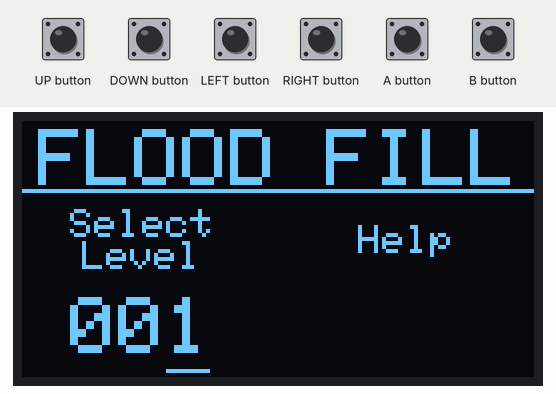
Recording of a sketch running on a simulated Arduboy, built with avr-gcc and run on an emulated ATmega32U4. On the bench: 128×64 one-colour display. The inputs (shaded band) are chosen by the test bench. Random numbers use the default seed unless the sketch sets one; EEPROM starts erased.

Above: at 1.2 s.
1.3 s: UP button pressed for 0.15 s
At 1.6 s:
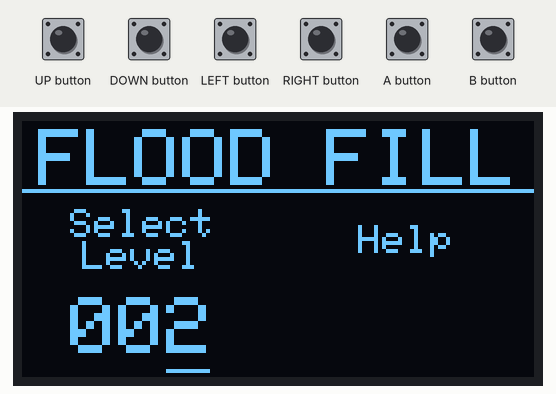
2.9 s: A button pressed for 0.15 s
At 4.1 s:
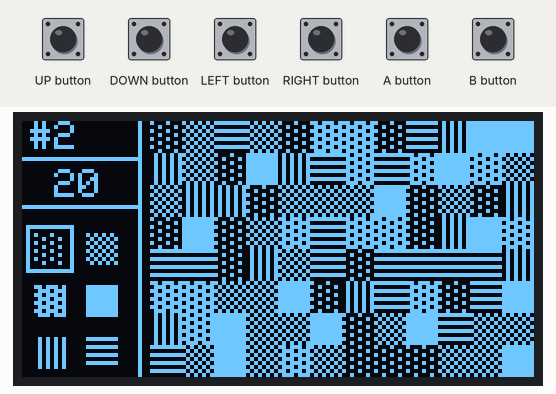
4.5 s: DOWN button pressed for 0.15 s
At 5.7 s:
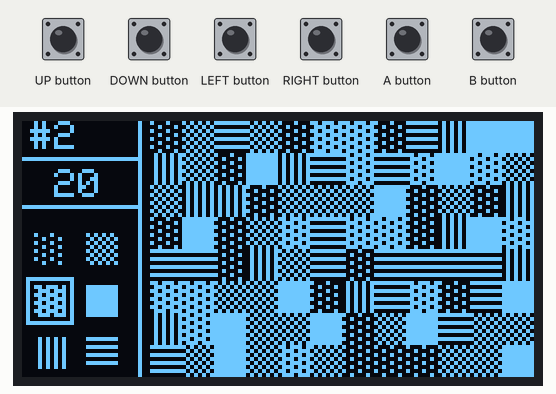
6.1 s: RIGHT button pressed for 0.15 s
At 7.2 s:
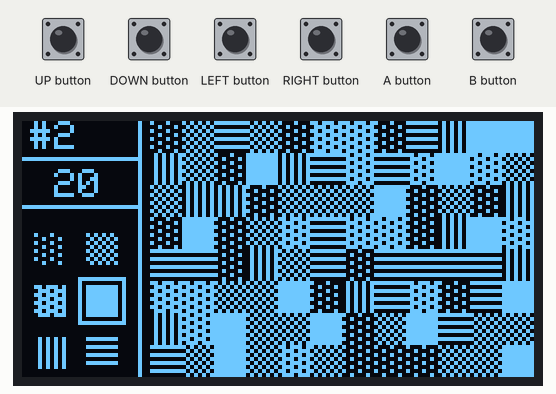
7.7 s: UP button pressed for 1 s
At 8.6 s:
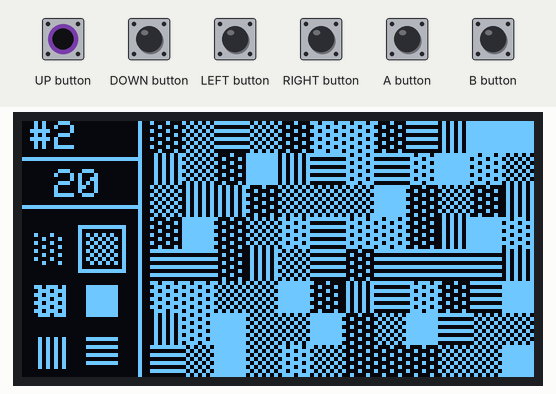
10.2 s: A button pressed for 1 s
At 10.9 s:
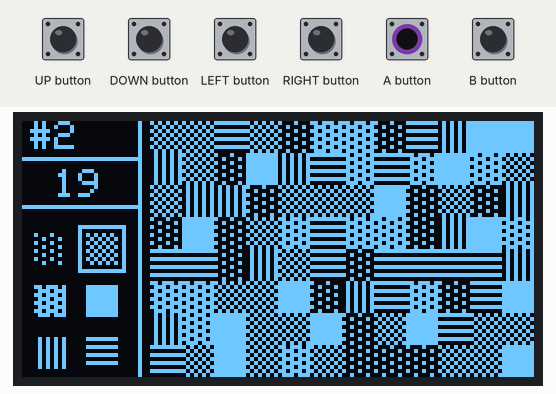
Timing chart, 0 to 13.2 s (numbered marks = the images above; inputs shaded):
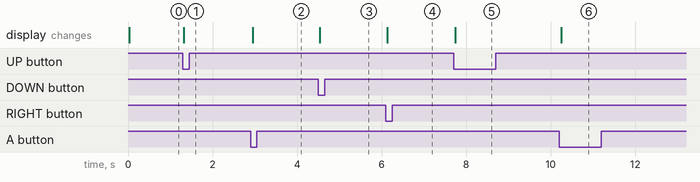

The sketch:

arduboy_floodfill.ino
```cpp
//====================================================================================
// Flood Fill
//  by Gary Franz
//
// v1.0.0 - Dec 17, 2016 - Initial Version
// v1.1.0 - Dec 22, 2016 - Save last level to eeprom. New tiles for better visibility.
//                         Fixed faulty logic used to determine flooded tiles.
//                         Increased stack size, found a level that was needing to exceed it.
// v1.1.1 - Dec 22, 2016 - Added Help screen to display QR code that links to github page.
//                         Changed title screen to make it quicker to change levels.
//
//====================================================================================

#include <Arduboy2.h>
#include <EEPROM.h>

//read on arduboy community site to have a unique save location
#define SAVE (EEPROM_STORAGE_SPACE_START + 353) //fld-353

//the maximum size for the stack used in the flood fill algorithm
//some levels bugged out a little when the stack size was set around 100-128
//this is probably overkill at 220, but level 167 would reach max stack size of 192
static const int MAXSTACK PROGMEM = 220;

//total number of levels
static const int MAXLEVEL PROGMEM = 999;

//seems to be challenging on some levels
//at least requires you to think instead of just randomly selecting tiles
static const int MOVES PROGMEM = 20;

//game states
static const int TITLE PROGMEM = 0;
static const int GAME PROGMEM = 1;
static const int WIN PROGMEM = 2;
static const int LOSE PROGMEM = 3;
static const int HELP PROGMEM = 4;

//board setup
static const int SCREENWIDTH PROGMEM = 128;
static const int TILEWIDTH PROGMEM = 8;
static const int TILEHEIGHT PROGMEM = 8;
static const int NUMBERTILESHORIZONTAL PROGMEM = 12;
static const int NUMBERTILESVERTICAL PROGMEM = 8;
static const int SELECTORSIZE PROGMEM = 12;

//different shapes/patterns/tiles
const unsigned char PATTERN1[] PROGMEM = {
  0x55, 0x00, 0xaa, 0x00, 0x55, 0x00, 0xaa, 0x00,
};
const unsigned char PATTERN2[] PROGMEM = {
  0x55, 0xaa, 0x55, 0xaa, 0x55, 0xaa, 0x55, 0xaa,
};
const unsigned char PATTERN3[] PROGMEM = {
  0x55, 0xff, 0xaa, 0xff, 0x55, 0xff, 0xaa, 0xff,
};
const unsigned char PATTERN4[] PROGMEM = {
  0xff, 0xff, 0xff, 0xff, 0xff, 0xff, 0xff, 0xff,
};
const unsigned char PATTERN5[] PROGMEM = {
  0x00, 0xff, 0x00, 0xff, 0x00, 0xff, 0x00, 0xff,
};
const unsigned char PATTERN6[] PROGMEM = {
  0x55, 0x55, 0x55, 0x55, 0x55, 0x55, 0x55, 0x55,
};

const unsigned char SADFACE[] PROGMEM = {
  0x00, 0x00, 0xc0, 0xe0, 0x30, 0x18, 0xc, 0xc, 0x6, 0x6,
  0x6, 0x6, 0x6, 0x6, 0x6, 0x6, 0xc, 0xc, 0x18, 0x30, 0xe0,
  0xc0, 0x00, 0x00, 0x00, 0xff, 0xff, 0x00, 0x00, 0x00, 0x00,
  0x7, 0x7, 0x7, 0x00, 0x00, 0x00, 0x00, 0x7, 0x7, 0x7, 0x00,
  0x00, 0x00, 0x00, 0xff, 0xff, 0x00, 0x00, 0x00, 0x3, 0x7,
  0xc, 0x18, 0x30, 0x31, 0x61, 0x61, 0x61, 0x61, 0x61, 0x61,
  0x61, 0x61, 0x31, 0x30, 0x18, 0xc, 0x7, 0x3, 0x00, 0x00,
};

const unsigned char HAPPYFACE[] PROGMEM = {
  0x00, 0x00, 0xc0, 0xe0, 0x30, 0x18, 0xc, 0xc, 0x6, 0x6, 0x6,
  0x6, 0x6, 0x6, 0x6, 0x6, 0xc, 0xc, 0x18, 0x30, 0xe0, 0xc0,
  0x00, 0x00, 0x00, 0xff, 0xff, 0x00, 0x00, 0x00, 0x40, 0x87,
  0x7, 0x7, 0x00, 0x00, 0x00, 0x00, 0x7, 0x7, 0x87, 0x40, 0x00,
  0x00, 0x00, 0xff, 0xff, 0x00, 0x00, 0x00, 0x3, 0x7, 0xc, 0x18,
  0x30, 0x30, 0x61, 0x61, 0x61, 0x61, 0x61, 0x61, 0x61, 0x61,
  0x30, 0x30, 0x18, 0xc, 0x7, 0x3, 0x00, 0x00,
};

const unsigned char QRCODE[] PROGMEM = {

  0xff, 0xff, 0xff, 0x7, 0x7, 0xe7, 0xe7, 0x67, 0x67, 0x67, 0x67, 0x67, 0x67,
  0xe7, 0xe7, 0x7, 0x7, 0xff, 0xff, 0x67, 0x67, 0x1f, 0x1f, 0x7, 0x7, 0x9f,
  0x9f, 0x87, 0x87, 0x7, 0x7, 0x67, 0x67, 0xe7, 0xe7, 0x7, 0x7, 0x87, 0x87,
  0x7f, 0x7f, 0xe7, 0xe7, 0x87, 0x87, 0xff, 0xff, 0x7, 0x7, 0xe7, 0xe7, 0x67,
  0x67, 0x67, 0x67, 0x67, 0x67, 0xe7, 0xe7, 0x7, 0x7, 0xff, 0xff, 0xff, 0xff,
  0xff, 0xff, 0x00, 0x00, 0x7f, 0x7f, 0x60, 0x60, 0x60, 0x60, 0x60, 0x60, 0x7f,
  0x7f, 0x00, 0x00, 0xff, 0xff, 0x60, 0x60, 0xf8, 0xf8, 0x18, 0x18, 0x87, 0x87,
  0x61, 0x61, 0xf8, 0xf8, 0x00, 0x00, 0xe7, 0xe7, 0x60, 0x60, 0x81, 0x81, 0x1e,
  0x1e, 0x87, 0x87, 0x19, 0x19, 0xff, 0xff, 0x00, 0x00, 0x7f, 0x7f, 0x60, 0x60,
  0x60, 0x60, 0x60, 0x60, 0x7f, 0x7f, 0x00, 0x00, 0xff, 0xff, 0xff, 0xff, 0xff,
  0xff, 0x86, 0x86, 0x6, 0x6, 0x66, 0x66, 0x6, 0x6, 0x9e, 0x9e, 0xfe, 0xfe, 0x66,
  0x66, 0x1f, 0x1f, 0x6, 0x6, 0x7f, 0x7f, 0x00, 0x00, 0x67, 0x67, 0x00, 0x00, 0x9f,
  0x9f, 0xe0, 0xe0, 0xe1, 0xe1, 0x80, 0x80, 0xe1, 0xe1, 0xe6, 0xe6, 0x87, 0x87, 0x98,
  0x98, 0x67, 0x67, 0x9e, 0x9e, 0x1e, 0x1e, 0x86, 0x86, 0xe6, 0xe6, 0x66, 0x66, 0x7e,
  0x7e, 0x86, 0x86, 0xff, 0xff, 0xff, 0xff, 0xff, 0xff, 0x19, 0x19, 0x9e, 0x9e, 0x80,
  0x80, 0x6, 0x6, 0x19, 0x19, 0x19, 0x19, 0x66, 0x66, 0x9e, 0x9e, 0x18, 0x18, 0xe0,
  0xe0, 0xe0, 0xe0, 0x1e, 0x1e, 0x86, 0x86, 0x81, 0x81, 0x7, 0x7, 0x81, 0x81, 0x99,
  0x99, 0x87, 0x87, 0xff, 0xff, 0x1f, 0x1f, 0x79, 0x79, 0xf8, 0xf8, 0x19, 0x19, 0xfe,
  0xfe, 0xf9, 0xf9, 0xe7, 0xe7, 0x6, 0x6, 0x1e, 0x1e, 0x19, 0x19, 0xff, 0xff, 0xff,
  0xff, 0xff, 0xff, 0x78, 0x78, 0x9f, 0x9f, 0xe7, 0xe7, 0xfe, 0xfe, 0xe6, 0xe6, 0x6,
  0x6, 0x66, 0x66, 0x19, 0x19, 0xf8, 0xf8, 0x61, 0x61, 0x1, 0x1, 0xf8, 0xf8, 0x7f,
  0x7f, 0x67, 0x67, 0x78, 0x78, 0x19, 0x19, 0xe1, 0xe1, 0x1f, 0x1f, 0xe7, 0xe7, 0xe0,
  0xe0, 0x60, 0x60, 0xf9, 0xf9, 0x78, 0x78, 0x19, 0x19, 0x61, 0x61, 0x87, 0x87, 0x1e,
  0x1e, 0x80, 0x80, 0xfe, 0xfe, 0xff, 0xff, 0xff, 0xff, 0xff, 0xff, 0x7e, 0x7e, 0x67,
  0x67, 0x67, 0x67, 0x79, 0x79, 0x61, 0x61, 0x60, 0x60, 0x66, 0x66, 0xfe, 0xfe, 0x99,
  0x99, 0x9e, 0x9e, 0x00, 0x00, 0x1, 0x1, 0xf8, 0xf8, 0xfe, 0xfe, 0xe6, 0xe6, 0xfe,
  0xfe, 0x81, 0x81, 0x80, 0x80, 0xe7, 0xe7, 0x7f, 0x7f, 0x6, 0x6, 0xe7, 0xe7, 0x60, 0x60,
  0xe0, 0xe0, 0x00, 0x00, 0x7, 0x7, 0x80, 0x80, 0x1f, 0x1f, 0x9f, 0x9f, 0xff, 0xff, 0xff,
  0xff, 0xff, 0xff, 0x00, 0x00, 0xfe, 0xfe, 0x6, 0x6, 0x6, 0x6, 0x6, 0x6, 0xfe, 0xfe, 0x00,
  0x00, 0xff, 0xff, 0x1f, 0x1f, 0x1, 0x1, 0x86, 0x86, 0xe6, 0xe6, 0x1, 0x1, 0xe1, 0xe1, 0x7,
  0x7, 0x81, 0x81, 0x81, 0x81, 0x67, 0x67, 0x67, 0x67, 0x9e, 0x9e, 0x60, 0x60, 0x87, 0x87,
  0xe6, 0xe6, 0x7, 0x7, 0x80, 0x80, 0x98, 0x98, 0x67, 0x67, 0xfe, 0xfe, 0x7, 0x7, 0xff,
  0xff, 0xff, 0xff, 0xff, 0xff, 0xe0, 0xe0, 0xe7, 0xe7, 0xe6, 0xe6, 0xe6, 0xe6, 0xe6, 0xe6,
  0xe7, 0xe7, 0xe0, 0xe0, 0xff, 0xff, 0xe0, 0xe0, 0xe0, 0xe0, 0xe1, 0xe1, 0xff, 0xff, 0xf8,
  0xf8, 0xe7, 0xe7, 0xfe, 0xfe, 0xf9, 0xf9, 0xff, 0xff, 0xfe, 0xfe, 0xe6, 0xe6, 0xe7, 0xe7,
  0xe0, 0xe0, 0xe1, 0xe1, 0xe7, 0xe7, 0xf8, 0xf8, 0xff, 0xff, 0xf9, 0xf9, 0xfe, 0xfe, 0xe1,
  0xe1, 0xfe, 0xfe, 0xff, 0xff, 0xff,

};

Arduboy2 arduboy;

int countTotalFlood;
int countTotalMoves;
int level;

char buttonAvailable;
char arrowAvailable;
char newTile;
char originalTile;
char state;
char titleSelection;

char gameTiles[NUMBERTILESHORIZONTAL][NUMBERTILESVERTICAL];
char floodedTiles[NUMBERTILESHORIZONTAL][NUMBERTILESVERTICAL];

struct point {
  char x;
  char y;
};
typedef struct point POINT;

struct stack {
  POINT stk[MAXSTACK];
  int top;
};
typedef struct stack STACK;
STACK floodStack;

//===================================== SETUP =====================================
void setup() {

  arduboy.begin();
  arduboy.clear();

  arduboy.setFrameRate(60); //not sure if this is needed or should be different for this game

  //make sure we start out with buttons available to be pressed
  buttonAvailable = 1;
  arrowAvailable = 1;

  // hundreds-0, tenths-1, ones-2, help button-3
  titleSelection = 2;

  newTile = 0;
  originalTile = 0;
  state = TITLE; //start the game out on the title screen

  EEPROM.get(SAVE, level);
  if(level > MAXLEVEL) {
    level = MAXLEVEL;
  }
  if(level < 1) {
    level = 1;
  }

}

//===================================== LOOP =====================================
void loop() {

  if(!arduboy.nextFrame()) {
    return;
  }

  arduboy.clear();

  //what screen/state do we need to display?
  switch (state) {

  case HELP:

    if (((arduboy.pressed(A_BUTTON) || arduboy.pressed(B_BUTTON)) && buttonAvailable == 1) ||
        ((arduboy.pressed(UP_BUTTON) || arduboy.pressed(DOWN_BUTTON) || arduboy.pressed(LEFT_BUTTON) || arduboy.pressed(RIGHT_BUTTON)) && arrowAvailable == 1)){

      buttonAvailable = 0;
      arrowAvailable = 0;
      state = TITLE;

    }

    arduboy.drawBitmap(32, 0, QRCODE, 64, 64, WHITE);

    break; //HELP

  case TITLE:

    if (arduboy.pressed(A_BUTTON) && buttonAvailable == 1) {
      //start the game or view help, depends on selection

      buttonAvailable = 0;

      if (titleSelection == 3) {
        //show help
        state = HELP;

      } else {
        //start game
        state = GAME;

        EEPROM.put(SAVE, level);

        setupNewGame();
      }


    }

    if (arduboy.pressed(UP_BUTTON) == true && arrowAvailable == 1) {
      //increment the level based on cursor

      arrowAvailable = 0;

      switch(titleSelection) {
        case 0:
          //increment hundreds
          if (level + 100 <= MAXLEVEL) {
            level = level + 100;
          } else {
            level = MAXLEVEL;
          }
          break;

        case 1:
          //increment tens
          if (level + 10 <= MAXLEVEL) {
            level = level + 10;
          } else {
            level = MAXLEVEL;
          }
          break;

        case 2:
          //increment ones
          if (level + 1 <= MAXLEVEL) {
            level++;
          }
          break;
      }

    }

    if (arduboy.pressed(DOWN_BUTTON) == true && arrowAvailable == 1) {
      //decrement the level based on cursor

      arrowAvailable = 0;

      switch(titleSelection) {
        case 0:
          //decrement hundreds
          if (level - 100 >= 1) {
            level = level - 100;
          } else {
            level = 1;
          }
          break;

        case 1:
          //decrement tens
          if (level - 10 >= 1) {
            level = level - 10;
          } else {
            level = 1;
          }
          break;

        case 2:
          //decrement ones
          if (level - 1 >= 1) {
            level--;
          }
          break;
      }

    }

    if (arduboy.pressed(LEFT_BUTTON) == true && arrowAvailable == 1) {
      //move selector left

      arrowAvailable = 0;

      if (titleSelection > 0) {
        titleSelection--;
      }

    }

    if (arduboy.pressed(RIGHT_BUTTON) == true && arrowAvailable == 1) {
      //move selector right

      arrowAvailable = 0;

      if (titleSelection < 3) {
        titleSelection++;
      }

    }

    //display title screen stuff
    arduboy.setCursor(4, 2);
    arduboy.setTextSize(2);
    arduboy.print("FLOOD FILL");
    arduboy.drawLine(0, 17, 128, 17, WHITE);

    arduboy.setTextSize(1);
    arduboy.setCursor(12, 22);
    arduboy.print("Select");
    arduboy.setCursor(15, 30);
    arduboy.print("Level");

    arduboy.setCursor(84, 26);
    arduboy.print("Help");

    arduboy.setTextSize(2);
    if (level < 10) {
      arduboy.setCursor(12, 44);
      arduboy.print("00");
      arduboy.setCursor(36, 44);
      arduboy.print(level);
    } else if (level < 100) {
      arduboy.setCursor(12, 44);
      arduboy.print("0");
      arduboy.setCursor(24, 44);
      arduboy.print(level);
    } else {
      arduboy.setCursor(12, 44);
      arduboy.print(level);
    }

    if (titleSelection == 2) {
        arduboy.drawLine(36, 62, 46, 62, WHITE);
    } else if (titleSelection == 1) {
        arduboy.drawLine(24, 62, 34, 62, WHITE);
    } else if (titleSelection == 0) {
        arduboy.drawLine(12, 62, 22, 62, WHITE);
    } else {
      arduboy.drawLine(84, 35, 106, 35, WHITE);
    }

    break; //TITLE


  case GAME:

    if (arduboy.pressed(UP_BUTTON) == true && arrowAvailable == 1) {

      if (newTile >= 2) {
        newTile = newTile - 2;
      }

      arrowAvailable = 0;
    }

    if (arduboy.pressed(DOWN_BUTTON) == true && arrowAvailable == 1) {

      if (newTile <= 3) {
        newTile = newTile + 2;
      }

      arrowAvailable = 0;
    }

    if (arduboy.pressed(LEFT_BUTTON) == true && arrowAvailable == 1) {

      if (newTile == 1 || newTile == 3 || newTile == 5) {
        newTile--;
      }

      arrowAvailable = 0;
    }

    if (arduboy.pressed(RIGHT_BUTTON) == true && arrowAvailable == 1) {

      if (newTile == 0 || newTile == 2 || newTile == 4) {
        newTile++;
      }

      arrowAvailable = 0;
    }

    if (arduboy.pressed(A_BUTTON) == true && buttonAvailable == 1) {
      //attempt to flood fill using the selected tile
      buttonAvailable = 0;
      flood();
    }

    if (arduboy.pressed(B_BUTTON) == true && buttonAvailable == 1) {
      //go back to the title screen
      buttonAvailable = 0;
      state = TITLE;
      countTotalMoves = MOVES;
    }

    //draw the actual game board
    drawBoard();

    //draw selection tiles
    //ordered like so:
    // 0 1
    // 2 3
    // 4 5
    arduboy.drawBitmap(3, 28, PATTERN1, TILEWIDTH, TILEHEIGHT, WHITE); //newTile 0
    arduboy.drawBitmap(3, 41, PATTERN3, TILEWIDTH, TILEHEIGHT, WHITE); //newTile 2
    arduboy.drawBitmap(3, 54, PATTERN5, TILEWIDTH, TILEHEIGHT, WHITE); //newTile 4
    arduboy.drawBitmap(16, 28, PATTERN2, TILEWIDTH, TILEHEIGHT, WHITE); //newTile 1
    arduboy.drawBitmap(16, 41, PATTERN4, TILEWIDTH, TILEHEIGHT, WHITE); //newTile 3
    arduboy.drawBitmap(16, 54, PATTERN6, TILEWIDTH, TILEHEIGHT, WHITE); //newTile 5

    //draw newTile selection rectangle
    switch (newTile) {
    case 0:
      arduboy.drawRect(1, 26, SELECTORSIZE, SELECTORSIZE, WHITE);
      break;
    case 1:
      arduboy.drawRect(14, 26, SELECTORSIZE, SELECTORSIZE, WHITE);
      break;
    case 2:
      arduboy.drawRect(1, 39, SELECTORSIZE, SELECTORSIZE, WHITE);
      break;
    case 3:
      arduboy.drawRect(14, 39, SELECTORSIZE, SELECTORSIZE, WHITE);
      break;
    case 4:
      arduboy.drawRect(1, 52, SELECTORSIZE, SELECTORSIZE, WHITE);
      break;
    case 5:
      arduboy.drawRect(14, 52, SELECTORSIZE, SELECTORSIZE, WHITE);
      break;

    }

    arduboy.drawLine(0, 9, 29, 9, WHITE);
    arduboy.drawLine(0, 21, 29, 21, WHITE);

    arduboy.setTextSize(1);
    arduboy.setCursor(2, 0);
    arduboy.print("#");
    arduboy.print(level);

    if (countTotalMoves < 4) {

      arduboy.setCursor(5, 12);
      arduboy.print("*");
      arduboy.print(countTotalMoves);
      arduboy.print("*");

    } else if (countTotalMoves < 10) {

      arduboy.setCursor(11, 12);
      arduboy.print(countTotalMoves);

    } else {

      arduboy.setCursor(8, 12);
      arduboy.print(countTotalMoves);

    }


    break; //GAME

  case WIN:

    //draw the flooded game board
    drawBoard();

    arduboy.drawBitmap(0, 28, HAPPYFACE, 24, 24, WHITE);

    arduboy.setTextSize(1);
    arduboy.setCursor(4, 0);
    arduboy.print("You");
    arduboy.setCursor(4, 9);
    arduboy.print("Won");

    if ((arduboy.pressed(UP_BUTTON) ||
        arduboy.pressed(DOWN_BUTTON) ||
        arduboy.pressed(LEFT_BUTTON) ||
        arduboy.pressed(RIGHT_BUTTON) ||
        arduboy.pressed(A_BUTTON) ||
        arduboy.pressed(B_BUTTON)) && buttonAvailable == 1 && arrowAvailable == 1) {
      //any button pressed will start next game

      buttonAvailable = 0;
      arrowAvailable = 0;
      state = GAME;

      level++;
      if (level == MAXLEVEL + 1) {
        level = 1;
      }

      EEPROM.put(SAVE, level);

      setupNewGame();

    }

    break; //WIN

  case LOSE:

    //draw the final game board
    drawBoard();

    arduboy.drawBitmap(0, 28, SADFACE, 24, 24, WHITE);

    arduboy.setTextSize(1);
    arduboy.setCursor(4, 0);
    arduboy.print("You");
    arduboy.setCursor(1, 9);
    arduboy.print("Lost");

    if ((arduboy.pressed(UP_BUTTON) ||
        arduboy.pressed(DOWN_BUTTON) ||
        arduboy.pressed(LEFT_BUTTON) ||
        arduboy.pressed(RIGHT_BUTTON) ||
        arduboy.pressed(A_BUTTON) ||
        arduboy.pressed(B_BUTTON)) && buttonAvailable == 1 && arrowAvailable == 1) {
      //any button pressed will start next game

      buttonAvailable = 0;
      arrowAvailable = 0;
      state = GAME;

      setupNewGame();
    }

    break; //LOSE

  } //switch(state)

  if (buttonAvailable == 0) {
    if (!arduboy.pressed(A_BUTTON) && !arduboy.pressed(B_BUTTON)) {
      //button is no longer pressed, make sure to allow another button to be pressed
      buttonAvailable = 1;
    }
  }
  if (arrowAvailable == 0) {
    if (!arduboy.pressed(UP_BUTTON) && !arduboy.pressed(DOWN_BUTTON) && !arduboy.pressed(LEFT_BUTTON) && !arduboy.pressed(RIGHT_BUTTON)) {
      //arrow is no longer pressed, make sure to allow another arrow to be pressed
      arrowAvailable = 1;
    }
  }

  arduboy.display();

}

//===================================== GAME BOARD =====================================
void drawBoard() {

  arduboy.drawLine(29, 0, 29, 64, WHITE);

  char backgroundx;
  char backgroundy;

  for (char x = 0; x < NUMBERTILESHORIZONTAL; x++) {
    for (char y = 0; y < NUMBERTILESVERTICAL; y++) {

      backgroundx = SCREENWIDTH - (NUMBERTILESHORIZONTAL - x) * TILEWIDTH;
      backgroundy = y * TILEHEIGHT;

      switch (gameTiles[x][y]) {

      case 0:
        arduboy.drawBitmap(backgroundx, backgroundy, PATTERN1, TILEWIDTH, TILEHEIGHT, WHITE);
        break;

      case 1:
        arduboy.drawBitmap(backgroundx, backgroundy, PATTERN2, TILEWIDTH, TILEHEIGHT, WHITE);
        break;

      case 2:
        arduboy.drawBitmap(backgroundx, backgroundy, PATTERN3, TILEWIDTH, TILEHEIGHT, WHITE);
        break;

      case 3:
        arduboy.drawBitmap(backgroundx, backgroundy, PATTERN4, TILEWIDTH, TILEHEIGHT, WHITE);
        break;

      case 4:
        arduboy.drawBitmap(backgroundx, backgroundy, PATTERN5, TILEWIDTH, TILEHEIGHT, WHITE);
        break;

      case 5:
        arduboy.drawBitmap(backgroundx, backgroundy, PATTERN6, TILEWIDTH, TILEHEIGHT, WHITE);
        break;

      }

    }
  }

}

void createGameBoard() {

  //use the level as a seed
  srand(level);

  for (char w = 0; w < NUMBERTILESHORIZONTAL; w++) {

    for (char h = 0; h < NUMBERTILESVERTICAL; h++) {

      gameTiles[w][h] = rand() % 6;
      //floodedTiles[w][h] = 0;
      ResetFloodedTiles();

    }
  }

  originalTile = gameTiles[0][0];

}

void setupNewGame() {

  countTotalFlood = 0;
  countTotalMoves = MOVES;
  createGameBoard();

}

//===================================== FLOOD =====================================
void flood() {

  originalTile = gameTiles[0][0];

  if (newTile != originalTile) {

    countTotalMoves--;

    FloodFill();
    FindAndCountFloodedTiles();

    if (countTotalFlood == NUMBERTILESHORIZONTAL * NUMBERTILESVERTICAL) {
      //win
      state = WIN;

    } else if (countTotalMoves == 0) {
      //lose
      state = LOSE;

    }

  }

}

void FloodFill() {

  //reset the stack
  floodStack.top = -1;

  POINT p;
  p.x = 0;
  p.y = 0;

  POINT p1;

  push(p);

  while (floodStack.top >= 0) {

    p = pop();

    if (p.y < 0 || p.y > NUMBERTILESVERTICAL - 1 || p.x < 0 || p.x > NUMBERTILESHORIZONTAL - 1) {
      //do nothing in this case
    } else {
      if (gameTiles[p.x][p.y] == originalTile) {

        gameTiles[p.x][p.y] = newTile;

        p1.x = p.x + 1;
        p1.y = p.y;
        if (!(p1.y < 0 || p1.y > NUMBERTILESVERTICAL - 1 || p1.x < 0 || p1.x > NUMBERTILESHORIZONTAL - 1)) {
          //only push if the new point is legal
          push(p1);
        }

        p1.x = p.x - 1;
        p1.y = p.y;
        if (!(p1.y < 0 || p1.y > NUMBERTILESVERTICAL - 1 || p1.x < 0 || p1.x > NUMBERTILESHORIZONTAL - 1)) {
          //only push if the new point is legal
          push(p1);
        }

        p1.x = p.x;
        p1.y = p.y + 1;
        if (!(p1.y < 0 || p1.y > NUMBERTILESVERTICAL - 1 || p1.x < 0 || p1.x > NUMBERTILESHORIZONTAL - 1)) {
          //only push if the new point is legal
          push(p1);
        }

        p1.x = p.x;
        p1.y = p.y - 1;
        if (!(p1.y < 0 || p1.y > NUMBERTILESVERTICAL - 1 || p1.x < 0 || p1.x > NUMBERTILESHORIZONTAL - 1)) {
          //only push if the new point is legal
          push(p1);
        }

      }
    }

  }

}

void ResetFloodedTiles() {

  for (char w = 0; w < NUMBERTILESHORIZONTAL; w++) {
    for (char h = 0; h < NUMBERTILESVERTICAL; h++) {
      floodedTiles[w][h] = 0;
    }
  }

}

void FindAndCountFloodedTiles() {
  //reset the stack
  floodStack.top = -1;

  countTotalFlood = 0;

  ResetFloodedTiles();

  POINT p;
  p.x = 0;
  p.y = 0;

  POINT p1;

  push(p);

  while (floodStack.top >= 0) {

    p = pop();

    if (p.y < 0 || p.y > NUMBERTILESVERTICAL - 1 || p.x < 0 || p.x > NUMBERTILESHORIZONTAL - 1) {
      //do nothing in this case
    } else {
      if (gameTiles[p.x][p.y] == newTile && floodedTiles[p.x][p.y] != 1) {

        floodedTiles[p.x][p.y] = 1; //indicate this point is flooded
        countTotalFlood++;

        p1.x = p.x + 1;
        p1.y = p.y;
          push(p1);

        p1.x = p.x - 1;
        p1.y = p.y;
          push(p1);

        p1.x = p.x;
        p1.y = p.y + 1;
          push(p1);

        p1.x = p.x;
        p1.y = p.y - 1;
          push(p1);

      }
    }

  }
}

//===================================== STACK IMPLEMENTATION =====================================
void push(POINT p) {
  if (floodStack.top == (MAXSTACK - 1)) {
    return;
  } else {
    floodStack.top = floodStack.top + 1;
    floodStack.stk[floodStack.top] = p;
  }
  return;
}

POINT pop() {
  POINT p;
  if (floodStack.top == -1) {
    return (p);
  } else {
    p = floodStack.stk[floodStack.top];
    floodStack.top = floodStack.top - 1;
  }
  return (p);
}
```

Measured:
- after the input at 1.3 s, the display: changes at once (image 1)
- after the input at 2.9 s, the display: changes after 0.05 s (image 2)
- after the input at 4.5 s, the display: changes at once (image 3)
- after the input at 6.1 s, the display: changes at once (image 4)
- after the input at 7.7 s, the display: changes at once (image 5)
- after the input at 10.2 s, the display: changes after 0.05 s (image 6)
